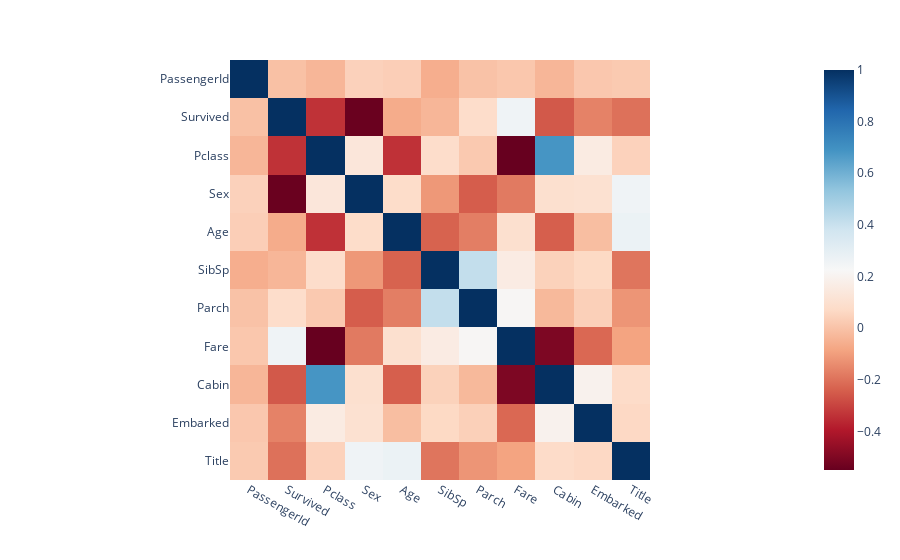

The notebook cell this image was saved under:
### Markdown cell above
For Cabin we can assume the most frequent is the NaN value.

### Code cell
correlation = df_visual.corr()

fig = px.imshow(correlation, x=correlation.columns, y=correlation.columns, color_continuous_scale='RdBu')
fig.show()

### Figure 1 — Plotly figure (JSON) as saved in the notebook; plotly's stock layout.template omitted (floating-point values rounded to 4 significant figures)
{"data": [{"coloraxis": "coloraxis", "hovertemplate": "x: %{x}<br>y: %{y}<br>color: %{z}<extra></extra>", "name": "0", "type": "heatmap", "x": ["PassengerId", "Survived", "Pclass", "Sex", "Age", "SibSp", "Parch", "Fare", "Cabin", "Embarked", "Title"], "xaxis": "x", "y": ["PassengerId", "Survived", "Pclass", "Sex", "Age", "SibSp", "Parch", "Fare", "Cabin", "Embarked", "Title"], "yaxis": "y", "z": [[1, -0.005007, -0.03514, 0.04294, 0.03421, -0.05753, -0.001652, 0.01266, -0.03508, 0.01308, 0.02169], [-0.005007, 1, -0.3385, -0.5434, -0.06491, -0.03532, 0.08163, 0.2573, -0.2549, -0.1635, -0.2013], [-0.03514, -0.3385, 1, 0.1319, -0.3399, 0.08308, 0.01844, -0.5495, 0.6841, 0.1571, 0.04554], [0.04294, -0.5434, 0.1319, 1, 0.08116, -0.1146, -0.2455, -0.1823, 0.09668, 0.1041, 0.2564], [0.03421, -0.06491, -0.3399, 0.08116, 1, -0.2333, -0.1725, 0.09669, -0.2408, -0.0142, 0.2724], [-0.05753, -0.03532, 0.08308, -0.1146, -0.2333, 1, 0.4148, 0.1597, 0.04359, 0.06665, -0.1918], [-0.001652, 0.08163, 0.01844, -0.2455, -0.1725, 0.4148, 1, 0.2162, -0.02832, 0.03832, -0.1197], [0.01266, 0.2573, -0.5495, -0.1823, 0.09669, 0.1597, 0.2162, 1, -0.5034, -0.2212, -0.08636], [-0.03508, -0.2549, 0.6841, 0.09668, -0.2408, 0.04359, -0.02832, -0.5034, 1, 0.1932, 0.07619], [0.01308, -0.1635, 0.1571, 0.1041, -0.0142, 0.06665, 0.03832, -0.2212, 0.1932, 1, 0.0659], [0.02169, -0.2013, 0.04554, 0.2564, 0.2724, -0.1918, -0.1197, -0.08636, 0.07619, 0.0659, 1]]}], "layout": {"coloraxis": {"colorscale": [[0, "rgb(103,0,31)"], [0.1, "rgb(178,24,43)"], [0.2, "rgb(214,96,77)"], [0.3, "rgb(244,165,130)"], [0.4, "rgb(253,219,199)"], [0.5, "rgb(247,247,247)"], [0.6, "rgb(209,229,240)"], [0.7, "rgb(146,197,222)"], [0.8, "rgb(67,147,195)"], [0.9, "rgb(33,102,172)"], [1, "rgb(5,48,97)"]]}, "margin": {"t": 60}, "xaxis": {"anchor": "y", "constrain": "domain", "domain": [0, 1], "scaleanchor": "y"}, "yaxis": {"anchor": "x", "autorange": "reversed", "constrain": "domain", "domain": [0, 1]}}}
